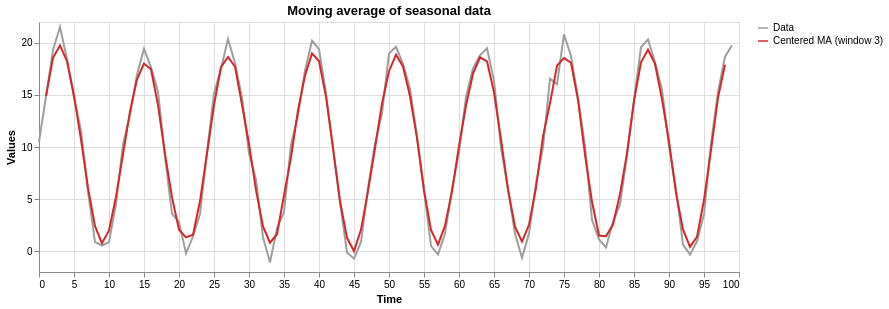

The notebook cell saved with this chart:
### Markdown cell above
Let's add **seasonality**. This series repeats every 12 steps.

### Code cell
seasonal = 10 + 10 * np.sin(2 * np.pi * time / 12) + noise
ma_seasonal = pd.Series(seasonal).rolling(window=3, center=True).mean()

overlay(time, {"Data": seasonal, "Centered MA (window 3)": ma_seasonal}, "Moving average of seasonal data")

### Figure 1 — Vega-Lite specification as saved in the notebook (floating-point values rounded to 4 significant figures; data arrays with more than 128 entries replaced by an {"elided": "..."} marker saying what was removed)
{"config": {"view": {"continuousWidth": 300, "continuousHeight": 300}}, "data": {"name": "data-03e911a50f711b5ac1ffd476b096ea5f"}, "mark": {"type": "line", "strokeWidth": 2}, "encoding": {"color": {"field": "series", "scale": {"domain": ["Data", "Centered MA (window 3)"], "range": ["#9e9e9e", "#d62728"]}, "title": null, "type": "nominal"}, "tooltip": [{"field": "x", "title": "Time", "type": "quantitative"}, {"field": "series", "type": "nominal"}, {"field": "value", "format": ".2f", "type": "quantitative"}], "x": {"field": "x", "title": "Time", "type": "quantitative"}, "y": {"field": "value", "scale": {"zero": false}, "title": "Values", "type": "quantitative"}}, "height": 250, "title": "Moving average of seasonal data", "width": 700, "$schema": "https://vega.github.io/schema/vega-lite/v6.4.1.json", "datasets": {"data-03e911a50f711b5ac1ffd476b096ea5f": {"elided": "200 records"}}}
